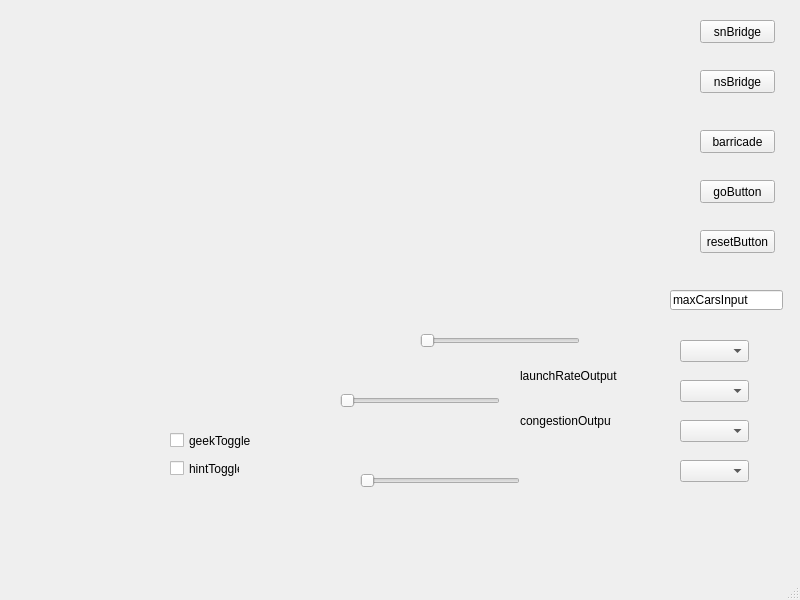
<?xml version="1.0" encoding="UTF-8"?>
<ui version="4.0">
 <class>MainWindow</class>
 <widget class="QMainWindow" name="MainWindow">
  <property name="geometry">
   <rect>
    <x>0</x>
    <y>0</y>
    <width>800</width>
    <height>600</height>
   </rect>
  </property>
  <property name="windowTitle">
   <string>MainWindow</string>
  </property>
  <widget class="QWidget" name="centralwidget">
   <widget class="QPushButton" name="snBridge">
    <property name="geometry">
     <rect>
      <x>700</x>
      <y>20</y>
      <width>75</width>
      <height>23</height>
     </rect>
    </property>
    <property name="text">
     <string>snBridge</string>
    </property>
   </widget>
   <widget class="QPushButton" name="nsBridge">
    <property name="geometry">
     <rect>
      <x>700</x>
      <y>70</y>
      <width>75</width>
      <height>23</height>
     </rect>
    </property>
    <property name="text">
     <string>nsBridge</string>
    </property>
   </widget>
   <widget class="QPushButton" name="barricade">
    <property name="geometry">
     <rect>
      <x>700</x>
      <y>130</y>
      <width>75</width>
      <height>23</height>
     </rect>
    </property>
    <property name="text">
     <string>barricade</string>
    </property>
   </widget>
   <widget class="QPushButton" name="goButton">
    <property name="geometry">
     <rect>
      <x>700</x>
      <y>180</y>
      <width>75</width>
      <height>23</height>
     </rect>
    </property>
    <property name="text">
     <string>goButton</string>
    </property>
   </widget>
   <widget class="QPushButton" name="resetButton">
    <property name="geometry">
     <rect>
      <x>700</x>
      <y>230</y>
      <width>75</width>
      <height>23</height>
     </rect>
    </property>
    <property name="text">
     <string>resetButton</string>
    </property>
   </widget>
   <widget class="QLineEdit" name="maxCarsInput">
    <property name="geometry">
     <rect>
      <x>670</x>
      <y>290</y>
      <width>113</width>
      <height>20</height>
     </rect>
    </property>
    <property name="text">
     <string>maxCarsInput</string>
    </property>
   </widget>
   <widget class="QSlider" name="launchRateSlider">
    <property name="geometry">
     <rect>
      <x>420</x>
      <y>330</y>
      <width>160</width>
      <height>22</height>
     </rect>
    </property>
    <property name="orientation">
     <enum>Qt::Horizontal</enum>
    </property>
   </widget>
   <widget class="QLabel" name="launchRateOutput">
    <property name="geometry">
     <rect>
      <x>520</x>
      <y>360</y>
      <width>101</width>
      <height>31</height>
     </rect>
    </property>
    <property name="text">
     <string>launchRateOutput</string>
    </property>
   </widget>
   <widget class="QSlider" name="congestionSlider">
    <property name="geometry">
     <rect>
      <x>340</x>
      <y>390</y>
      <width>160</width>
      <height>22</height>
     </rect>
    </property>
    <property name="orientation">
     <enum>Qt::Horizontal</enum>
    </property>
   </widget>
   <widget class="QSlider" name="congestionOutput">
    <property name="geometry">
     <rect>
      <x>360</x>
      <y>470</y>
      <width>160</width>
      <height>22</height>
     </rect>
    </property>
    <property name="orientation">
     <enum>Qt::Horizontal</enum>
    </property>
   </widget>
   <widget class="QComboBox" name="launchTimingMenu">
    <property name="geometry">
     <rect>
      <x>680</x>
      <y>340</y>
      <width>69</width>
      <height>22</height>
     </rect>
    </property>
   </widget>
   <widget class="QComboBox" name="routingModeMenu">
    <property name="geometry">
     <rect>
      <x>680</x>
      <y>380</y>
      <width>69</width>
      <height>22</height>
     </rect>
    </property>
   </widget>
   <widget class="QComboBox" name="speedMenu">
    <property name="geometry">
     <rect>
      <x>680</x>
      <y>420</y>
      <width>69</width>
      <height>22</height>
     </rect>
    </property>
   </widget>
   <widget class="QComboBox" name="selectionMethodMenu">
    <property name="geometry">
     <rect>
      <x>680</x>
      <y>460</y>
      <width>69</width>
      <height>22</height>
     </rect>
    </property>
   </widget>
   <widget class="QCheckBox" name="geekToggle">
    <property name="geometry">
     <rect>
      <x>170</x>
      <y>430</y>
      <width>81</width>
      <height>21</height>
     </rect>
    </property>
    <property name="text">
     <string>geekToggle</string>
    </property>
   </widget>
   <widget class="QCheckBox" name="hintToggle">
    <property name="geometry">
     <rect>
      <x>170</x>
      <y>460</y>
      <width>70</width>
      <height>17</height>
     </rect>
    </property>
    <property name="text">
     <string>hintToggle</string>
    </property>
   </widget>
   <widget class="QLabel" name="congestionOutput_2">
    <property name="geometry">
     <rect>
      <x>520</x>
      <y>400</y>
      <width>91</width>
      <height>41</height>
     </rect>
    </property>
    <property name="text">
     <string>congestionOutput</string>
    </property>
   </widget>
  </widget>
  <widget class="QMenuBar" name="menubar">
   <property name="geometry">
    <rect>
     <x>0</x>
     <y>0</y>
     <width>800</width>
     <height>21</height>
    </rect>
   </property>
  </widget>
  <widget class="QStatusBar" name="statusbar"/>
 </widget>
 <resources/>
 <connections/>
</ui>
